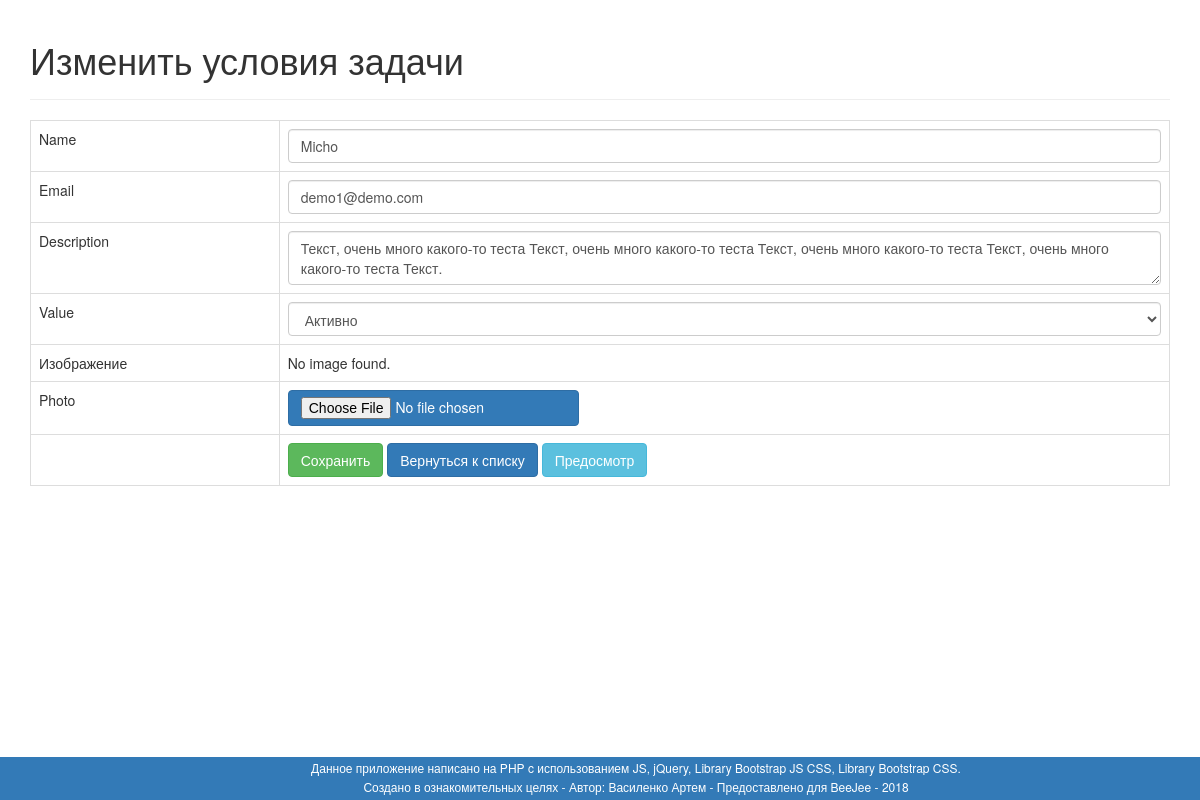
Screenshot of /admin/update.php?id=1 with the database file from the repository.
### tables this page shows
CREATE TABLE IF NOT EXISTS `tasks` (
  `id` int(10) NOT NULL AUTO_INCREMENT,
  `name` varchar(128) NOT NULL,
  `email` varchar(128) NOT NULL,
  `description` text NOT NULL,
  `value` varchar(10) NOT NULL,
  `image` varchar(200) NOT NULL,
  PRIMARY KEY (`id`)
);

### admin/update.php (the view, shortened to what this page needs)
<!DOCTYPE HTML>
<html>
<head>
    <link rel="stylesheet" href="../css/bootstrap.min.css" />
	<link rel="stylesheet" href="../css/style.css" />
</head>
<body>
    <div class="container">
        <div class="page-header">
            <h1>Изменить условия задачи</h1>
        </div>
    <?php
    include '../config/database.php';
    $id=isset($_GET['id']) ? $_GET['id'] : die('ERROR: Record ID not found.');
    try {
    $query = "SELECT id, name, email, image, description, value FROM tasks WHERE id = ? LIMIT 0,1";
    $stmt = $con->prepare( $query );
    $stmt->bindParam(1, $id);
    $stmt->execute();
    $row = $stmt->fetch(PDO::FETCH_ASSOC);
    $name = $row['name'];
	$email = $row['email'];
    $description = $row['description'];
	$image = htmlspecialchars($row['image'], ENT_QUOTES);
    }
    catch(PDOException $exception){
    die('ERROR: ' . $exception->getMessage());
    }
    ?>
    <form action="<?php echo htmlspecialchars($_SERVER["PHP_SELF"] . "?id={$id}");?>" method="post" enctype="multipart/form-data">
    <table class='table table-hover table-responsive table-bordered'>
        <tr>
            <td>Name</td>
            <td><input type='text' name='name' value="<?php echo htmlspecialchars($name, ENT_QUOTES);  ?>" class='form-control' id="preview_name" /></td>
        </tr>
		<tr>
            <td>Email</td>
            <td><input type='text' name='email' value="<?php echo htmlspecialchars($email, ENT_QUOTES);  ?>" class='form-control' id="preview_email" /></td>
        </tr>
        <tr>
            <td>Description</td>
            <td><textarea name='description' class='form-control' id="preview_description"><?php echo htmlspecialchars($description, ENT_QUOTES);  ?></textarea></td>
        </tr>
		<tr>
            <td>Value</td>
            <td>
			   <select name='value' class='form-control' id="preview_value">
			   <option value="Активно">Активно</option>
			</td>
        </tr>
		<tr>
            <td>Изображение</td>
            <td>
            <?php echo $image ? "<img src='../uploads/{$image}' style='width:200px;' />" : "No image found.";  ?>
            </td>
        </tr>
		<tr>
            <td>Photo</td>
            <td><input type="file" name="image" class='btn btn-primary' accept="image/*" onchange="loadFile(event)" /></td>
        </tr>
        <tr>
            <td></td>
            <td>
                <input type='submit' value='Сохранить' class='btn btn-success'/>
                <a href='index.php' class='btn btn-primary'>Вернуться к списку</a>
				<a class="btn btn-info" href="#popup1">Предосмотр</a>
            </td>
        </tr>
    </table>
    </form>
    </div>
    <?php	include '../elements/footer.php'; ?>
</body>
</html>

### css/style.css (style rules this page uses)
body { height: 100%; margin: 0; padding: 0; overflow: hidden; }
.table-login-sel tr, td { border: 1px solid #ffffff; padding: 4px; }

### rows the page displays
tasks: name "Micho", email "demo1@demo.com", description "Текст, очень много какого-то теста Текст, очень много какого-то теста Текст, очень много какого-то теста Текст, очень много какого-то теста Текст."
